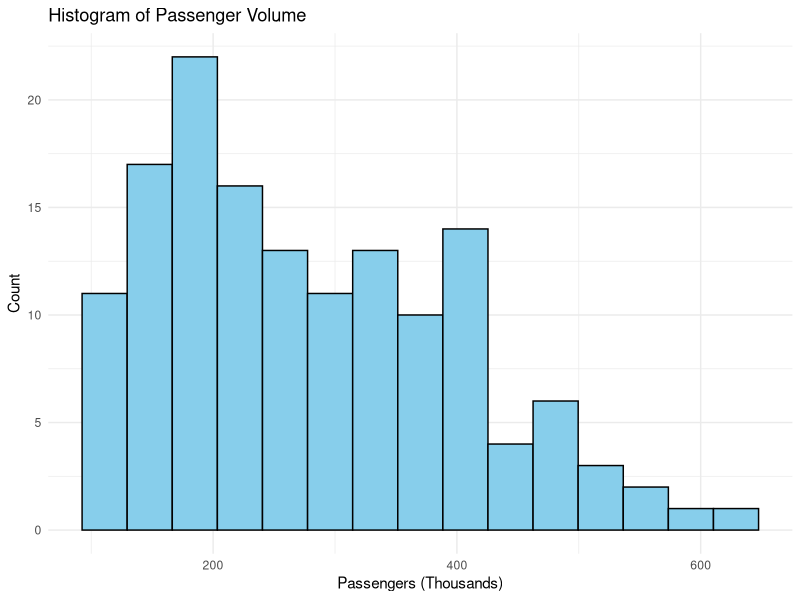
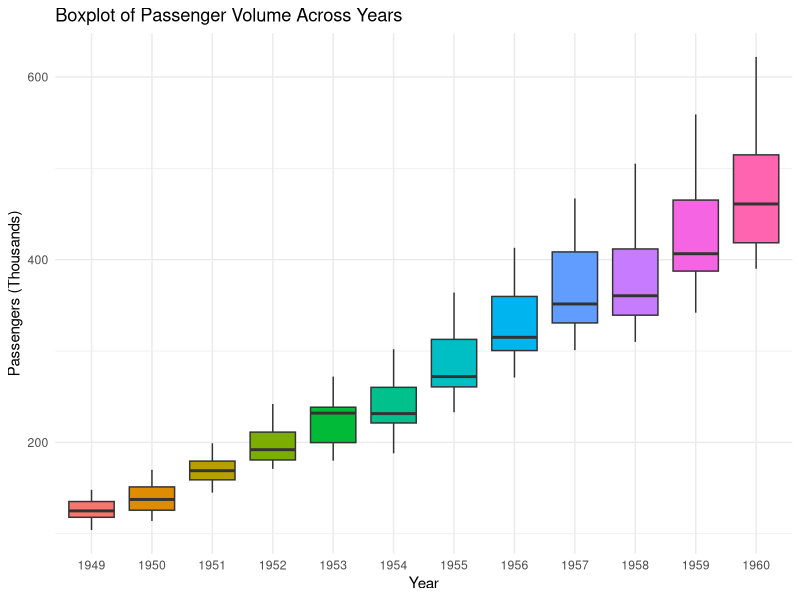
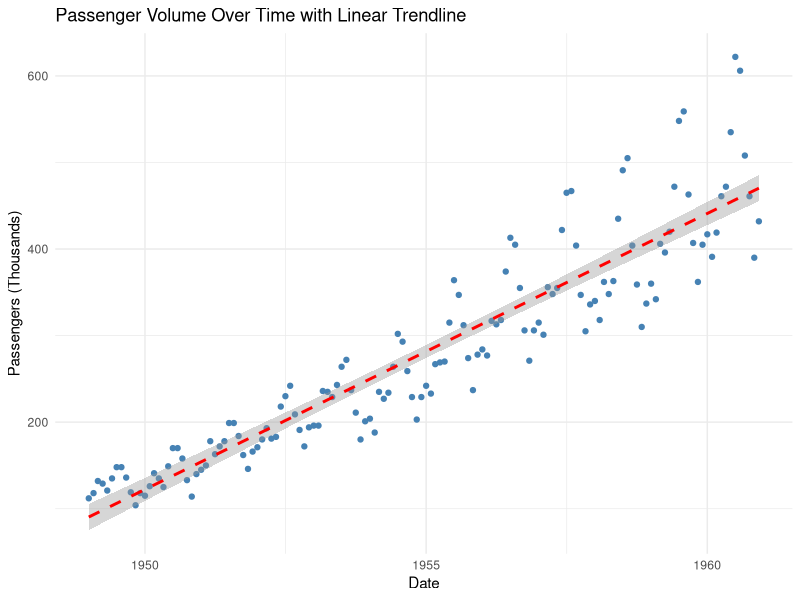
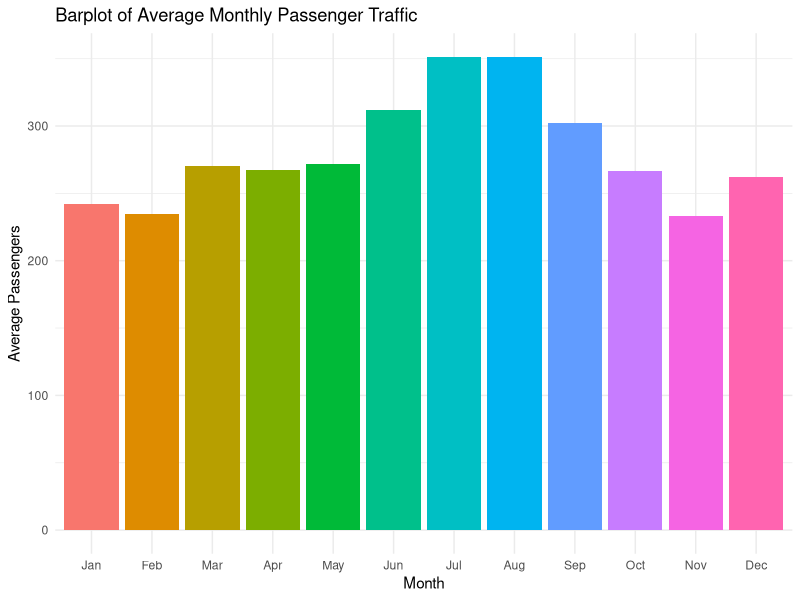
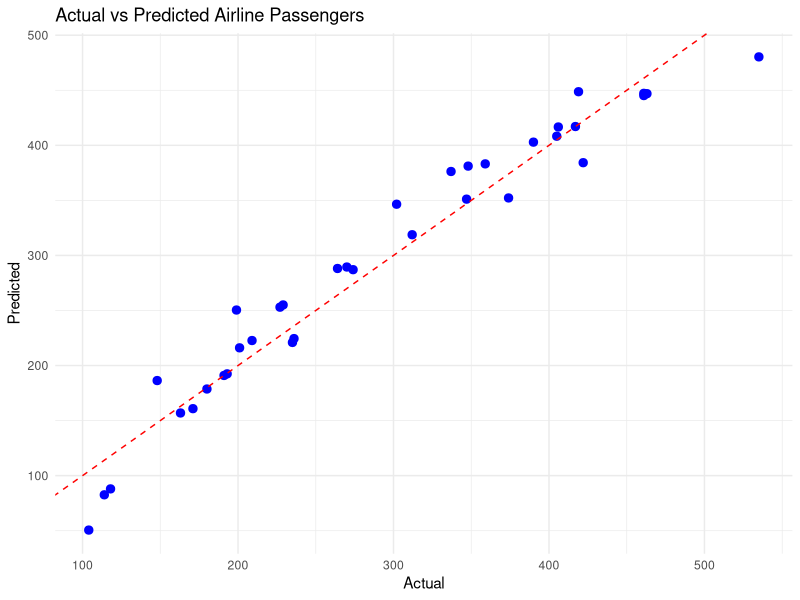
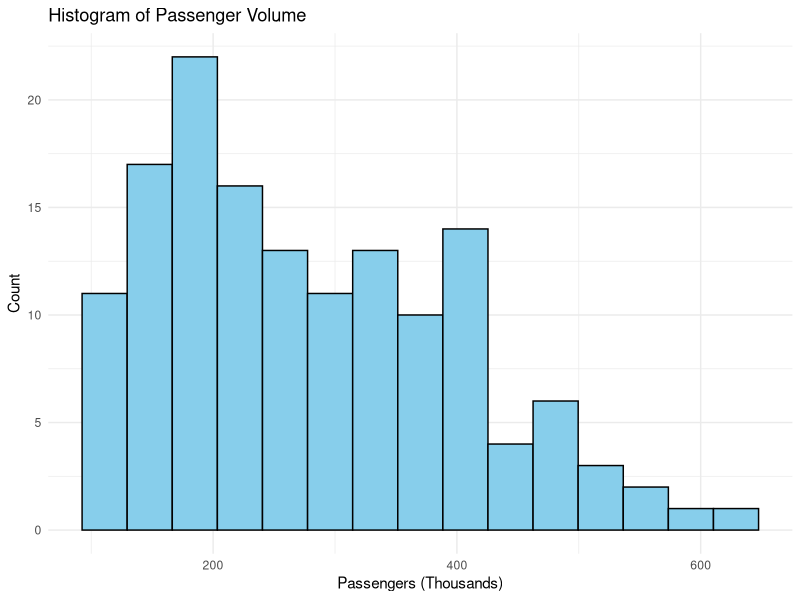
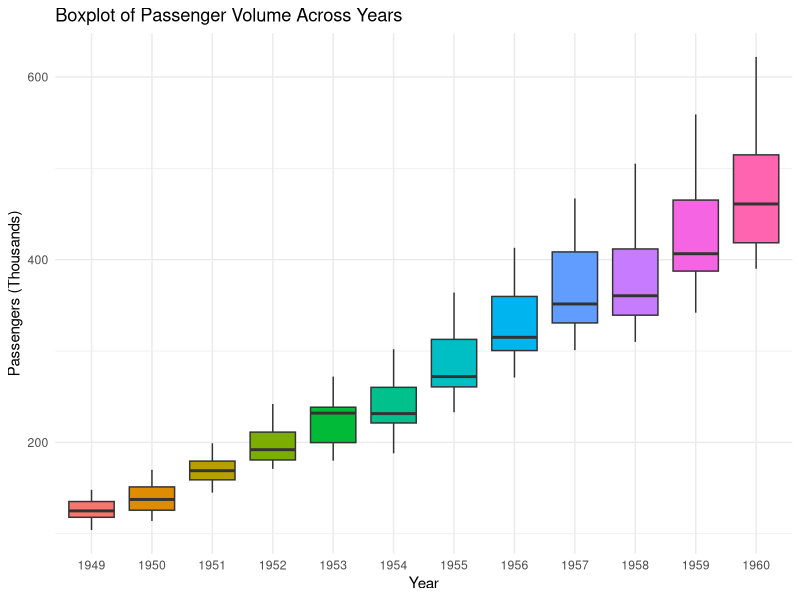
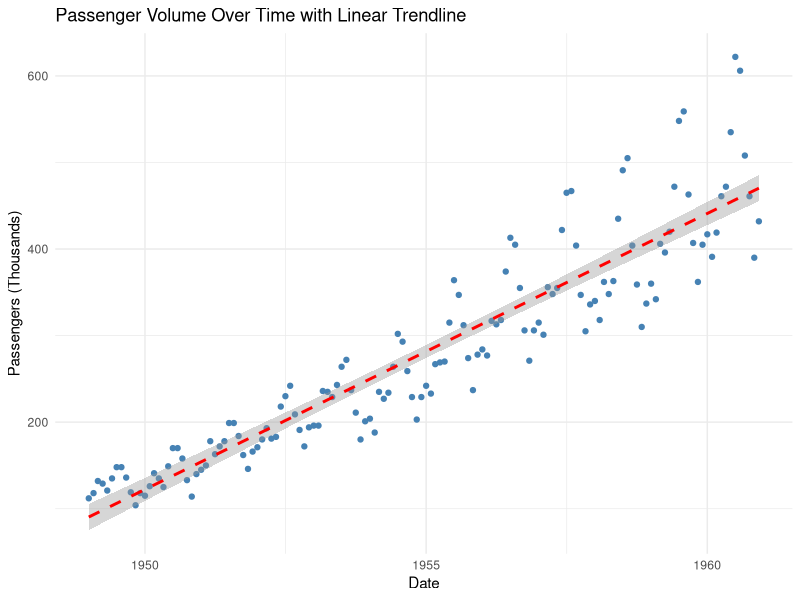

These figures' R source, in order:
library(ggplot2)
library(dplyr)

# 1. Load Data
ap = read.csv("AirPassengers.csv")
ap$Date = as.Date(ap$Date)
ap$Month = factor(ap$Month, levels = month.abb)
ap$YearFactor = factor(ap$Year)

# 2. Analytical Plotting
# a. Histogram of Passenger Volume
ggplot(ap, aes(x = Passengers)) +
  geom_histogram(bins = 15, fill = "skyblue", color = "black") +
  labs(title = "Histogram of Passenger Volume", x = "Passengers (Thousands)", y = "Count") +
  theme_minimal()
ggsave("../practice_plots/airpassengers_plot1_hist.png", width = 6.5, height = 4)

# b. Boxplot of Passenger Volume across Years
ggplot(ap, aes(x = YearFactor, y = Passengers, fill = YearFactor)) +
  geom_boxplot() +
  labs(title = "Boxplot of Passenger Volume Across Years", x = "Year", y = "Passengers (Thousands)") +
  theme_minimal() +
  theme(legend.position = "none")
ggsave("../practice_plots/airpassengers_plot2_box_year.png", width = 6.5, height = 4)

# c. Scatter Plot of Timeline with Linear Trendline
ggplot(ap, aes(x = Date, y = Passengers)) +
  geom_point(color = "steelblue") +
  geom_smooth(method = "lm", color = "red", linetype = "dashed") +
  labs(title = "Passenger Volume Over Time with Linear Trendline", x = "Date", y = "Passengers (Thousands)") +
  theme_minimal()
ggsave("../practice_plots/airpassengers_plot3_scatter_trend.png", width = 6.5, height = 4)

# d. Barplot of Average Monthly Passengers across Months
ap %>%
  group_by(Month) %>%
  summarise(Avg_Passengers = mean(Passengers)) %>%
  ggplot(aes(x = Month, y = Avg_Passengers, fill = Month)) +
  geom_col() +
  labs(title = "Barplot of Average Monthly Passenger Traffic", x = "Month", y = "Average Passengers") +
  theme_minimal() +
  theme(legend.position = "none")
ggsave("../practice_plots/airpassengers_plot4_bar_month.png", width = 6.5, height = 4)

# 3. Model Building: Regression Model for Passenger Volume
set.seed(42)
train_idx = sample(1:nrow(ap), 0.75 * nrow(ap))
train = ap[train_idx, ]
test = ap[-train_idx, ]

model = lm(Passengers ~ Year + Month, data = train)
summary(model)

# Prediction & Metrics
preds = predict(model, newdata = test)
actuals = test$Passengers
rmse = sqrt(mean((actuals - preds)^2))
r2 = 1 - sum((actuals - preds)^2) / sum((actuals - mean(actuals))^2)
print(c(RMSE = rmse, R2 = r2))

# Plot Actual vs Predicted
eval_df = data.frame(Actual = actuals, Predicted = preds)
ggplot(eval_df, aes(x = Actual, y = Predicted)) +
  geom_point(color = "blue", size = 2.5) +
  geom_abline(intercept = 0, slope = 1, color = "red", linetype = "dashed") +
  labs(title = "Actual vs Predicted Airline Passengers", x = "Actual", y = "Predicted") +
  theme_minimal()
ggsave("../practice_plots/airpassengers_plot5_actual_vs_pred.png", width = 6.5, height = 4)
